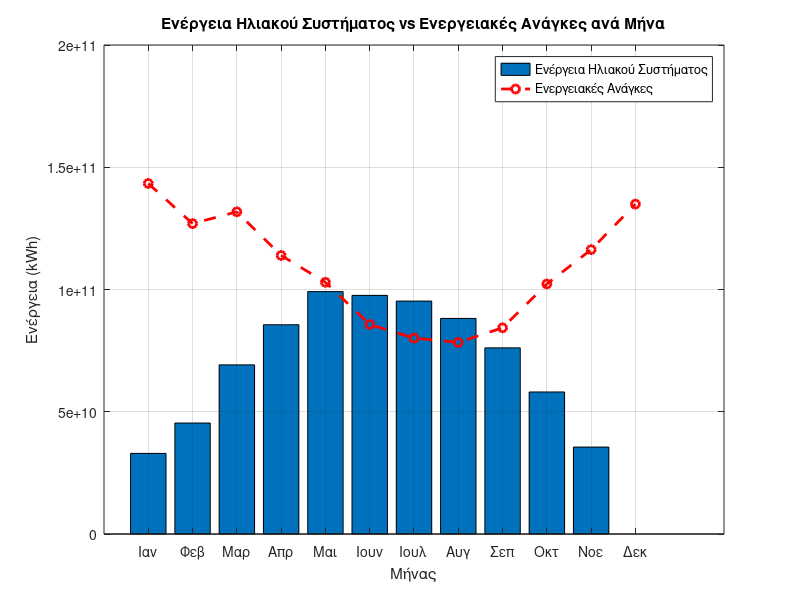
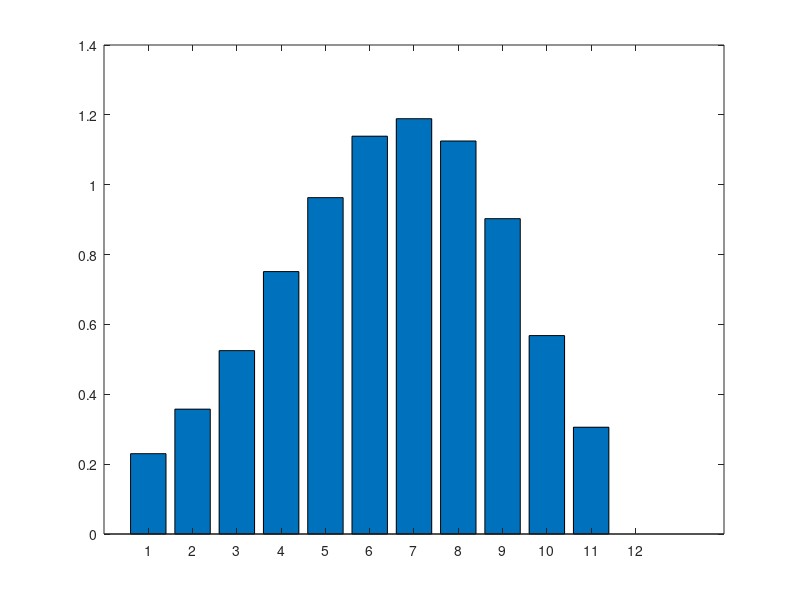

Source code (MATLAB) for these figures, in order: (Note: this script raises an error after producing the figures.)
clc
clear
close all

% AEM:6930

Tanaf = 100;  %Celsius
Tznx = 45;  
Tk =  [4.2 5 7.5 11.5 15.7 19.8 22.2 22.7 20.2 15.9 10.8 6.6] ; %  "θερμοκρασία νερού δικτύου" πίνακας 6.2
Ta = [4 6.3 9.7 14.4 19.7 24.4 26.5 25.6 21.7 15.7 9.4 4.8] ; % πίνακας 3.1 Μέση Μηνιαία θερμοκρασία περιβάλλοντος"
FR_mult_Ul = 1.8; % πινακας 5.10 (α1) (Κενού)
FR_mult_tan = 0.7; % πινακας 5.10 (η0) (Κενού)
FRdot_div_FR = 0.95;  %FR'/FR
ta_div_tan = 0.99; %τα/ταn
k1 = 1; % έστω Μ = 75 
k3 = 1;
Ta_dot = [5.2 7.7 11.2 16 21.4 26.1 28.3 27.5 23.6 17.4 10.8 6]; % Celsius "Μέση μηνιαία θερμοκρασία κατά τη διάρκεια της ημέρας (Σέρρες πίνακας 3.2 , Δεκέμβρης) " 
k2 = (11.6 + 1.18*Tznx + 3.86*Tk - 2.32*Ta)./(100-Ta);
p = 1000; %kg/m^3 
HKznx = 80*300; % "Μέση ημερήσια κατανάλωση ζεστού νερού" , πίνακας 2.5, αρ. κλινών = 300
Cp = 4180; % J/kg*K 

dt = [2678400 2419200 2678400 2592000 2678400 2592000 2592000 2678400 2592000 2592000 2592000 2678400];

N = [31 28 31 30 31 30 31 31 30 31 30 31] ; %αριθμός ημερών κάθε μήνα 

Hb = [51 68 106 141 181 203 210 188 141 95 57 44]*3600*10^3 ; %Μέση μηνιαία ηλιακή ακτινοβολία, "Σέρρες , σελ.70"
 
hls = 1 - 11.5/100 ; %"ποσοστό απωλειών κεντρικού δικτύου διανομής", μόνωση κτηρίου αναφοράς, με ανακυκλοφορία, σελ30 οδηγίες

L = (N*HKznx*p*Cp.*(Tznx-Tk)/hls)*10^(-3);
     Lsum = sum(L);

% Αρχικοποίηση αναζήτησης
Ac_max = 1e6;

Ac_found = NaN;

% --------------------------------------------------------------------------

% erwtimama 1   Apaιtoumeni epifaneia syllektwn gia etisio f = 0.6

for Ac = 0:0.25:Ac_max
   
     X = (Ac./L).*FR_mult_Ul.*FRdot_div_FR.*(Tanaf - Ta).*dt.*k1.*k2;

     Y = (Ac./L).*FR_mult_tan.*FRdot_div_FR.*ta_div_tan.*Hb.*k3;

     f = 1.029*Y - 0.065*X - 0.245.*(Y.^2) + 0.0018.*(X.^2) + 0.0215.*(Y.^3);




     % === ΤΡΟΠΟΠΟΙΗΣΗ: Ορισμός μέγιστης μηνιαίας κάλυψης f = 1 ===
     f(f > 1) = 1; 
     
     % Σημείωση: Δεν χρειάζεται πλέον ο έλεγχος f_sum == 0 αφού το f είναι >= 0
     

     Li_mult_fi = L.*f ;
     SF =  sum(Li_mult_fi)/sum(L);
     
     if SF >= 0.6
        Ac_found = Ac;
        break
    end
end

% Εμφάνισε αποτέλεσμα
if ~isnan(Ac_found)
    fprintf('Ac = %d με SF = %.4f\n', Ac_found, SF);
else
    fprintf('Δεν βρέθηκε Ac <= %d που να δίνει SF >= 0.6. Τελευταίο SF = %.4f\n', Ac_max, SF);
end

%--------------------------------------------------------------------------------------------

% erwtimama 2    (Ypologismos ogkou dexamenis apothikeysis )

V_dexamenis = 75*Ac ; % "lt"

 Vd = HKznx ;  
 Cp1 = 4.18 ;   % kJ/(kg*K)
 Tcw = [4.2 5 7.5 11.5 15.7 19.8 22.2 22.7 20.2 15.9 10.8 6.6]; % "θερμοκρασία νερού δικτύου" πίνακας 6.2
 p_den = 1 ;   % kg/lt
 
 Qdem_HW_dot = (Vd*(Cp1/3600)*p_den*(45 - min(Tcw)))*(1/hls); 
 QHW_dot = Qdem_HW_dot/5 %KWh 

 %--------------------------------------------------------------------------------------------
  
 % erwtimama 3   (Ypologismos etisiws ekpompwn CO2 prin kai meta tin egkatastasi iliakou systimatos)


 h_boiler = 0.8 ; % "σελίδα 34 οδηγός εργασίας"
 EF_CO2 = 0.264 ;

 Qdem_HW = (Vd*(Cp1/3600)*p_den*(45 - Tcw))*(1/hls);
 
 E_fuel = N.*Qdem_HW/h_boiler ;
 mCo2 = EF_CO2*E_fuel ;
 

% η αντλία θερμότητας καλύπτει το 40 % φορτίου 
 COP = 2.7 ;  

 E_el =   N.*Qdem_HW.* (1-f)/COP ;
 EF_el = 0.989; 
 mCo2_new = EF_el*E_el ;

 Dm_Co2 = (sum(mCo2) - sum(mCo2_new)) 

 %--------------------------------------------------------------------------------------------

 
% erwtimama 4  (Ypologismos ogkou dexamenis diepoxiakis apothikeysis)
 
L_dec = N(12)*HKznx*p*Cp*(Tznx-Tk(12))*10^(-3);

Vtank = L_dec/(p*Cp*(45 - Tcw(12))) %lt

% Eύρεση Nέου Αc :

% Αρχικοποίηση αναζήτησης
Ac_new_max = 1e6;

Ac_new_found = NaN;

for Ac_new = 0:0.25:Ac_new_max
   
     X_new = (Ac_new./L).*FR_mult_Ul.*FRdot_div_FR.*(Tanaf - Ta).*dt.*k1.*k2;

     Y_new = (Ac_new./L).*FR_mult_tan.*FRdot_div_FR.*ta_div_tan.*Hb.*k3;

     f_new = 1.029*Y_new - 0.065*X_new - 0.245.*(Y_new.^2) + 0.0018.*(X_new.^2) + 0.0215.*(Y_new.^3);
     f_sum = sum(f_new) ;
     
     % Ασφάλεια: αν f_sum == 0, προχώρησε στο επόμενο Ac (αποφυγή διαίρεσης/NaN)
    if f_sum == 0
        continue
    end

    % Υπολογισμός όγκου νερού με τον ίδιο τρόπο όπως στο Ερώτημα 5
    temp_total_water = zeros(1, 12);
    temp_required_water = zeros(1, 12);
    excess_water = zeros(1, 12);
    
    for i = 1:12
        % Υπολογισμός συνολικής παραγωγής ενέργειας για τον μήνα i
        total_energy_i = f_new(i) * L(i);
        
        % Μετατροπή παραγωγής ενέργειας σε όγκο νερού
        temp_total_water(i) = total_energy_i / (p * Cp * (Tznx - Tk(i))) * 1000; % σε λίτρα
        
        % Υπολογισμός απαιτούμενου όγκου νερού
        temp_required_water(i) = N(i) * HKznx; % λίτρα
        
        % Υπολογισμός υπερπαραγωγής όγκου νερού
        excess_water(i) = max(0, temp_total_water(i) - temp_required_water(i));
    end
    
    % Συνολική περίσσεια όγκου νερού από όλους τους μήνες
    total_excess_water_volume = sum(excess_water);
    
    % Απαιτούμενος όγκος νερού για τον Δεκέμβριο
    Vdecember_required = N(12) * HKznx; % λίτρα
    
    % Έλεγχος αν η περίσσεια νερού καλύπτει τις ανάγκες του Δεκεμβρίου
    if total_excess_water_volume >= Vdecember_required
        Ac_new_found = Ac_new;
        break
    end
end



% Υπολογισμός ενέργειας που παράγεται από το ηλιακό σύστημα κάθε μήνα
Q_solar = f_new .* L;  % Ενέργεια που παράγει το ηλιακό σύστημα
Q_solar(12) = 0;  % Set December energy to zero for plotting

% Δημιουργία γραφήματος
figure;
bar(1:12, Q_solar);
hold on;
plot(1:12, L, 'r--o', 'LineWidth', 2, 'MarkerSize', 6);
hold off;

% Προσθήκη ετικετών και τίτλου
xlabel('Μήνας');
ylabel('Ενέργεια (kWh)');
title('Ενέργεια Ηλιακού Συστήματος vs Ενεργειακές Ανάγκες ανά Μήνα');
legend('Ενέργεια Ηλιακού Συστήματος', 'Ενεργειακές Ανάγκες', 'Location', 'best');
grid on;
set(gca, 'XTick', 1:12);
set(gca, 'XTickLabel', {'Ιαν', 'Φεβ', 'Μαρ', 'Απρ', 'Μαι', 'Ιουν', 'Ιουλ', 'Αυγ', 'Σεπ', 'Οκτ', 'Νοε', 'Δεκ'});








% Γράφημα του παράγοντα f για κάθε μήνα
f_new_plot = f_new;
f_new_plot(12) = 0;  % Set December f value to zero for plotting

figure;
bar(1:12, f_new_plot);
hold on;
yline(1, 'r--', 'LineWidth', 2);
hold off;

% Προσθήκη ετικετών και τίτλου
xlabel('Μήνας');
ylabel('Παράγοντας f');
title('Παράγοντας f ανά Μήνα');
grid on;
set(gca, 'XTick', 1:12);
set(gca, 'XTickLabel', {'Ιαν', 'Φεβ', 'Μαρ', 'Απρ', 'Μαι', 'Ιουν', 'Ιουλ', 'Αυγ', 'Σεπ', 'Οκτ', 'Νοε', 'Δεκ'});
ylim([0 max(f_new_plot)*1.1]);





% ============================================================================
% Erotima 5
% ============================================================================
%
% Ουσιαστικά θα βάλουμε ολόκληρο τον κώδικα από την αρχή
%
% Αλλαγές:
%   1) Οι μήνες από τους οποίους παίρνουμε υπερπαραγωγή ενέργειας (f > 1) 
%      θα χρησιμοποιηθούν για την κάλυψη των αναγκών των υπόλοιπων μηνών.
%
%   2) Το 1 συνεπάγεται ότι θα αλλάξει και ο όγκος της δεξαμενής 
%      διεποχιακής αποθήκευσης
%
% ============================================================================

% Βήμα 1: Υπολογισμός συνολικού υπερπαραγόμενου ζεστού νερού και συνεπώς και νέου όγκου διεποχιακής αποθήκευσης.

% Βήμα 1: Εντοπισμός μηνών με f > 1 και υπολογισμός υπερπαραγωγής νερού
excess_water_volume = zeros(1, 12);
total_created_water_volume_by_sollars = zeros(1, 12);
required_water_volume = zeros(1, 12);

for i = 1:12
    % Υπολογισμός συνολικής παραγωγής ενέργειας για τον μήνα i
    total_energy_i = f_new(i) * L(i);
    
    % Μετατροπή παραγωγής ενέργειας σε όγκο νερού
    % Q = V * p * Cp * ΔT => V = Q / (p * Cp * ΔT)
    total_created_water_volume_by_sollars(i) = total_energy_i / (p * Cp * (Tznx - Tk(i))) * 1000; % σε λίτρα
    
    % Υπολογισμός απαιτούμενου όγκου νερού
    required_water_volume(i) = N(i) * HKznx; % λίτρα
    
    % Υπολογισμός υπερπαραγωγής όγκου νερού
    excess_water_volume(i) = max(0, total_created_water_volume_by_sollars(i) - required_water_volume(i));
end

total_created_water_volume_by_sollars(12) = 0; % Ο Δεκέμβριος δεν παράγει ζεστό νερό από ηλιακά

% Συνολική υπερπαραγωγή όγκου νερού
total_excess_water = sum(excess_water_volume);
fprintf('\nΣυνολική υπερπαραγωγή όγκου ζεστού νερού: %.2f λίτρα\n', total_excess_water);





%%%%%%%%%%%%% Διάγραμμα λιτρων %%%%%%%%%%%%%%%%

% Προετοιμασία δεδομένων για stacked bar chart
normal_volume = min(total_created_water_volume_by_sollars, required_water_volume);
excess_volume = max(total_created_water_volume_by_sollars - required_water_volume, 0);

% Δημιουργία γραφήματος με stacked bars
figure;
b = bar(1:12, [normal_volume; excess_volume]', 'stacked');
b(1).FaceColor = [0.2 0.6 0.8]; % Μπλε για κανονική παραγωγή
b(2).FaceColor = [0.2 0.8 0.4]; % Πράσινο για υπερπαραγωγή
hold on;

% Προσθήκη οριζόντιων διακεκομμένων γραμμών για την απαιτούμενη ποσότητα νερού κάθε μήνα
for i = 1:12
    plot([i-0.4, i+0.4], [required_water_volume(i), required_water_volume(i)], 'r--', 'LineWidth', 1.5);
end

hold off;

% Προσθήκη ετικετών και τίτλου
xlabel('Μήνας');
ylabel('Όγκος Νερού (λίτρα)');
title('Όγκος Νερού από Ηλιακά και Διεποχιακή Αποθήκευση ανά Μήνα');
legend('Όγκος ΖΝΧ από Ηλιακά', 'Υπερπαραγωγή όγκου ΖΝΧ από Ηλιακά', 'Απαιτούμενος όγκος νερού', 'Location', 'best');
grid on;
set(gca, 'XTick', 1:12);
set(gca, 'XTickLabel', {'Ιαν', 'Φεβ', 'Μαρ', 'Απρ', 'Μαι', 'Ιουν', 'Ιουλ', 'Αυγ', 'Σεπ', 'Οκτ', 'Νοε', 'Δεκ'});



% Υπολογισμός ελλείμματος νερού για κάθε μήνα
deficit_water_volume = zeros(1, 12);
for i = 1:12
    deficit_water_volume(i) = max(0, required_water_volume(i) - total_created_water_volume_by_sollars(i));
end

% Υπολογισμός νερού που χρησιμοποιείται από διεποχιακή δεξαμενή ανά μήνα
water_used_from_seasonal_tank_per_month = zeros(1, 12);
remaining_seasonal_water = total_excess_water;

% Ξεκινάμε από τον Δεκέμβριο (μήνας 12)
if deficit_water_volume(12) > 0 && remaining_seasonal_water > 0
    water_used_from_seasonal_tank_per_month(12) = min(deficit_water_volume(12), remaining_seasonal_water);
    remaining_seasonal_water = remaining_seasonal_water - water_used_from_seasonal_tank_per_month(12);
end

% Συνεχίζουμε από τον Ιούνιο μέχρι τον Νοέμβριο (6:11)
for i = 6:11
    if remaining_seasonal_water <= 0
        break;
    end
    
    if deficit_water_volume(i) > 0
        water_used_from_seasonal_tank_per_month(i) = min(deficit_water_volume(i), remaining_seasonal_water);
        remaining_seasonal_water = remaining_seasonal_water - water_used_from_seasonal_tank_per_month(i);
    end
end

% Τέλος από τον Ιανουάριο μέχρι τον Μάιο (1:5)
for i = 1:5
    if remaining_seasonal_water <= 0
        break;
    end
    
    if deficit_water_volume(i) > 0
        water_used_from_seasonal_tank_per_month(i) = min(deficit_water_volume(i), remaining_seasonal_water);
        remaining_seasonal_water = remaining_seasonal_water - water_used_from_seasonal_tank_per_month(i);
    end
end


fprintf('\n=== Έλεγχος Διεποχιακής Αποθήκευσης ===\n');
fprintf('Συνολική υπερπαραγωγή (total_excess_water): %.2f λίτρα\n', total_excess_water);
fprintf('Άθροισμα χρησιμοποιούμενου νερού: %.2f λίτρα\n', sum(water_used_from_seasonal_tank_per_month));
fprintf('Υπόλοιπο νερό στη δεξαμενή: %.2f λίτρα\n', remaining_seasonal_water);

if sum(water_used_from_seasonal_tank_per_month) > total_excess_water
    fprintf('⚠️ ΠΡΟΒΛΗΜΑ: Χρησιμοποιήθηκε περισσότερο νερό από το διαθέσιμο!\n');
else
    fprintf('✓ OK: Το χρησιμοποιούμενο νερό είναι μικρότερο ή ίσο με το διαθέσιμο\n');
end
fprintf('=====================================\n\n');


%%%%%%%%%%%%% Διάγραμμα λιτρων %%%%%%%%%%%%%%%%

% Προετοιμασία δεδομένων για stacked bar chart
normal_volume = min(total_created_water_volume_by_sollars, required_water_volume);
excess_volume = max(total_created_water_volume_by_sollars - required_water_volume, 0);

% Δημιουργία γραφήματος με stacked bars (3 στοίβες)
figure;
b = bar(1:12, [normal_volume; excess_volume; water_used_from_seasonal_tank_per_month]', 'stacked');
b(1).FaceColor = [0.2 0.6 0.8]; % Μπλε για κανονική παραγωγή από ηλιακά
b(2).FaceColor = [0.2 0.8 0.4]; % Πράσινο για υπερπαραγωγή από ηλιακά
b(3).FaceColor = [1.0 0.6 0.0]; % Πορτοκαλί για νερό από διεποχιακή δεξαμενή
hold on;

% Προσθήκη οριζόντιων διακεκομμένων γραμμών για την απαιτούμενη ποσότητα νερού κάθε μήνα
for i = 1:12
    plot([i-0.4, i+0.4], [required_water_volume(i), required_water_volume(i)], 'r--', 'LineWidth', 1.5);
end

hold off;

% Προσθήκη ετικετών και τίτλου
xlabel('Μήνας');
ylabel('Όγκος Νερού (λίτρα)');
title('Όγκος Νερού από Ηλιακά και Διεποχιακή Αποθήκευση ανά Μήνα');
legend('Όγκος ΖΝΧ από Ηλιακά', 'Υπερπαραγωγή όγκου ΖΝΧ από Ηλιακά', 'ΖΝΧ από Διεποχιακή Δεξαμενή', 'Απαιτούμενος όγκος νερού', 'Location', 'best');
grid on;
set(gca, 'XTick', 1:12);
set(gca, 'XTickLabel', {'Ιαν', 'Φεβ', 'Μαρ', 'Απρ', 'Μαι', 'Ιουν', 'Ιουλ', 'Αυγ', 'Σεπ', 'Οκτ', 'Νοε', 'Δεκ'});














%%%%%%%%%%%%%%%%%%%%%%%%%%%% Υπολογισμός νέου Ac για καλυψη για όλο τον χρόνο απο την δεξαμενη%%%%%%%%%%%%%%%%%%%%%%%%%%%%%%%%

fprintf('\n=== ΠΡΙΝ ΤΟ ΕΡΩΤΗΜΑ 5 ===\n');
fprintf('Επιφάνεια Συλλεκτών: %.2f m²\n', Ac_new_found);
fprintf('Μέγεθος Δεξαμενής Διεποχιακής Αποθήκευσης: %.2f λίτρα\n', Vtank);
fprintf('========================\n\n');





% Αρχικοποίηση αναζήτησης
Ac_new_max = 1e6;

Ac_new_found = NaN;

for Ac_new = 0:0.25:Ac_new_max
   
     X_new = (Ac_new./L).*FR_mult_Ul.*FRdot_div_FR.*(Tanaf - Ta).*dt.*k1.*k2;

     Y_new = (Ac_new./L).*FR_mult_tan.*FRdot_div_FR.*ta_div_tan.*Hb.*k3;

     f_new = 1.029*Y_new - 0.065*X_new - 0.245.*(Y_new.^2) + 0.0018.*(X_new.^2) + 0.0215.*(Y_new.^3);
     
     % Υπολογισμός υπερπαραγωγής και ελλείμματος όγκου νερού για κάθε μήνα
     temp_excess_water_volume = zeros(1, 12);
     temp_deficit_water_volume = zeros(1, 12);
     temp_total_created_water = zeros(1, 12);
     temp_required_water = zeros(1, 12);
     
     for i = 1:12
         % Υπολογισμός συνολικής παραγωγής ενέργειας για τον μήνα i
         total_energy_i = f_new(i) * L(i);
         
         % Μετατροπή παραγωγής ενέργειας σε όγκο νερού
         temp_total_created_water(i) = total_energy_i / (p * Cp * (Tznx - Tk(i))) * 1000; % σε λίτρα
         
         % Υπολογισμός απαιτούμενου όγκου νερού
         temp_required_water(i) = N(i) * HKznx; % λίτρα
         
         % Υπολογισμός υπερπαραγωγής και ελλείμματος
         temp_excess_water_volume(i) = max(0, temp_total_created_water(i) - temp_required_water(i));
         temp_deficit_water_volume(i) = max(0, temp_required_water(i) - temp_total_created_water(i));
     end
     
     temp_total_created_water(12) = 0; % Ο Δεκέμβριος δεν παράγει ζεστό νερό από ηλιακά
     temp_excess_water_volume(12) = 0;
     temp_deficit_water_volume(12) = temp_required_water(12);
     
     % Συνολική υπερπαραγωγή όγκου νερού (διαθέσιμο για διεποχιακή αποθήκευση)
     total_excess_water_volume = sum(temp_excess_water_volume);
     
     % Συνολικό έλλειμμα όγκου νερού (απαιτούμενο από διεποχιακή αποθήκευση)
     total_deficit_water_volume = sum(temp_deficit_water_volume);
     
     % Έλεγχος αν η περίσσεια νερού καλύπτει όλα τα ελλείμματα του χρόνου
     if total_excess_water_volume >= total_deficit_water_volume
         Ac_new_found = Ac_new;
         break
     end
end

% Υπολογισμός του νέου όγκου δεξαμενής διεποχιακής αποθήκευσης
Vtank_new = sum(excess_water_volume);

fprintf('\n=== ΜΕΤΑ ΤΟ ΕΡΩΤΗΜΑ 5 ===\n');
fprintf('Νέα Επιφάνεια Συλλεκτών: %.2f m²\n', Ac_new_found);
fprintf('Νέο Μέγεθος Δεξαμενής Διεποχιακής Αποθήκευσης: %.2f λίτρα\n', Vtank_new);
fprintf('=========================\n\n');

% Υπολογισμός για τα τελικά διαγράμματα με το νέο Ac
X_final = (Ac_new_found./L).*FR_mult_Ul.*FRdot_div_FR.*(Tanaf - Ta).*dt.*k1.*k2;
Y_final = (Ac_new_found./L).*FR_mult_tan.*FRdot_div_FR.*ta_div_tan.*Hb.*k3;
f_final = 1.029*Y_final - 0.065*X_final - 0.245.*(Y_final.^2) + 0.0018.*(X_final.^2) + 0.0215.*(Y_final.^3);

% Υπολογισμός ενέργειας που παράγεται από το ηλιακό σύστημα κάθε μήνα
Q_solar_final = f_final .* L;  % Ενέργεια που παράγει το ηλιακό σύστημα

% Διάγραμμα 1: Ενέργεια ηλιακού συστήματος vs ενεργειακές ανάγκες
figure;
bar(1:12, Q_solar_final);
hold on;
plot(1:12, L, 'r--o', 'LineWidth', 2, 'MarkerSize', 6);
hold off;
xlabel('Μήνας');
ylabel('Ενέργεια (kWh)');
title('Ενέργεια Ηλιακού Συστήματος vs Ενεργειακές Ανάγκες ανά Μήνα (Νέο Ac)');
legend('Ενέργεια Ηλιακού Συστήματος', 'Ενεργειακές Ανάγκες', 'Location', 'best');
grid on;
set(gca, 'XTick', 1:12);
set(gca, 'XTickLabel', {'Ιαν', 'Φεβ', 'Μαρ', 'Απρ', 'Μαι', 'Ιουν', 'Ιουλ', 'Αυγ', 'Σεπ', 'Οκτ', 'Νοε', 'Δεκ'});

% Διάγραμμα 2: Παράγοντας f ανά μήνα
figure;
bar(1:12, f_final);
hold on;
yline(1, 'r--', 'LineWidth', 2);
hold off;
xlabel('Μήνας');
ylabel('Παράγοντας f');
title('Παράγοντας f ανά Μήνα (Νέο Ac)');
grid on;
set(gca, 'XTick', 1:12);
set(gca, 'XTickLabel', {'Ιαν', 'Φεβ', 'Μαρ', 'Απρ', 'Μαι', 'Ιουν', 'Ιουλ', 'Αυγ', 'Σεπ', 'Οκτ', 'Νοε', 'Δεκ'});
ylim([0 max(f_final)*1.1]);

% Υπολογισμός όγκων νερού για διαγράμματα 3 και 4
final_total_water = zeros(1, 12);
final_required_water = zeros(1, 12);
final_excess_water = zeros(1, 12);
final_deficit_water = zeros(1, 12);

for i = 1:12
    total_energy_i = f_final(i) * L(i);
    final_total_water(i) = total_energy_i / (p * Cp * (Tznx - Tk(i))) * 1000;
    final_required_water(i) = N(i) * HKznx;
    final_excess_water(i) = max(0, final_total_water(i) - final_required_water(i));
    final_deficit_water(i) = max(0, final_required_water(i) - final_total_water(i));
end

% Διάγραμμα 3: Όγκος νερού χωρίς διεποχιακή αποθήκευση
normal_vol = min(final_total_water, final_required_water);
excess_vol = max(final_total_water - final_required_water, 0);

figure;
b = bar(1:12, [normal_vol; excess_vol]', 'stacked');
b(1).FaceColor = [0.2 0.6 0.8];
b(2).FaceColor = [0.2 0.8 0.4];
hold on;
for i = 1:12
    plot([i-0.4, i+0.4], [final_required_water(i), final_required_water(i)], 'r--', 'LineWidth', 1.5);
end
hold off;
xlabel('Μήνας');
ylabel('Όγκος Νερού (λίτρα)');
title('Όγκος Νερού από Ηλιακά ανά Μήνα (Νέο Ac)');
legend('Όγκος ΖΝΧ από Ηλιακά', 'Υπερπαραγωγή όγκου ΖΝΧ', 'Απαιτούμενος όγκος', 'Location', 'best');
grid on;
set(gca, 'XTick', 1:12);
set(gca, 'XTickLabel', {'Ιαν', 'Φεβ', 'Μαρ', 'Απρ', 'Μαι', 'Ιουν', 'Ιουλ', 'Αυγ', 'Σεπ', 'Οκτ', 'Νοε', 'Δεκ'});

% Υπολογισμός διανομής από διεποχιακή δεξαμενή
final_seasonal_water = zeros(1, 12);
remaining = sum(final_excess_water);

for i = 1:12
    if remaining <= 0
        break;
    end
    if final_deficit_water(i) > 0
        final_seasonal_water(i) = min(final_deficit_water(i), remaining);
        remaining = remaining - final_seasonal_water(i);
    end
end

% Διάγραμμα 4: Όγκος νερού με διεποχιακή αποθήκευση
figure;
b = bar(1:12, [normal_vol; excess_vol; final_seasonal_water]', 'stacked');
b(1).FaceColor = [0.2 0.6 0.8];
b(2).FaceColor = [0.2 0.8 0.4];
b(3).FaceColor = [1.0 0.6 0.0];
hold on;
for i = 1:12
    plot([i-0.4, i+0.4], [final_required_water(i), final_required_water(i)], 'r--', 'LineWidth', 1.5);
end
hold off;
xlabel('Μήνας');
ylabel('Όγκος Νερού (λίτρα)');
title('Όγκος Νερού με Διεποχιακή Αποθήκευση (Νέο Ac)');
legend('Όγκος ΖΝΧ από Ηλιακά', 'Υπερπαραγωγή', 'ΖΝΧ από Διεποχιακή Δεξαμενή', 'Απαιτούμενος όγκος', 'Location', 'best');
grid on;
set(gca, 'XTick', 1:12);
set(gca, 'XTickLabel', {'Ιαν', 'Φεβ', 'Μαρ', 'Απρ', 'Μαι', 'Ιουν', 'Ιουλ', 'Αυγ', 'Σεπ', 'Οκτ', 'Νοε', 'Δεκ'});
